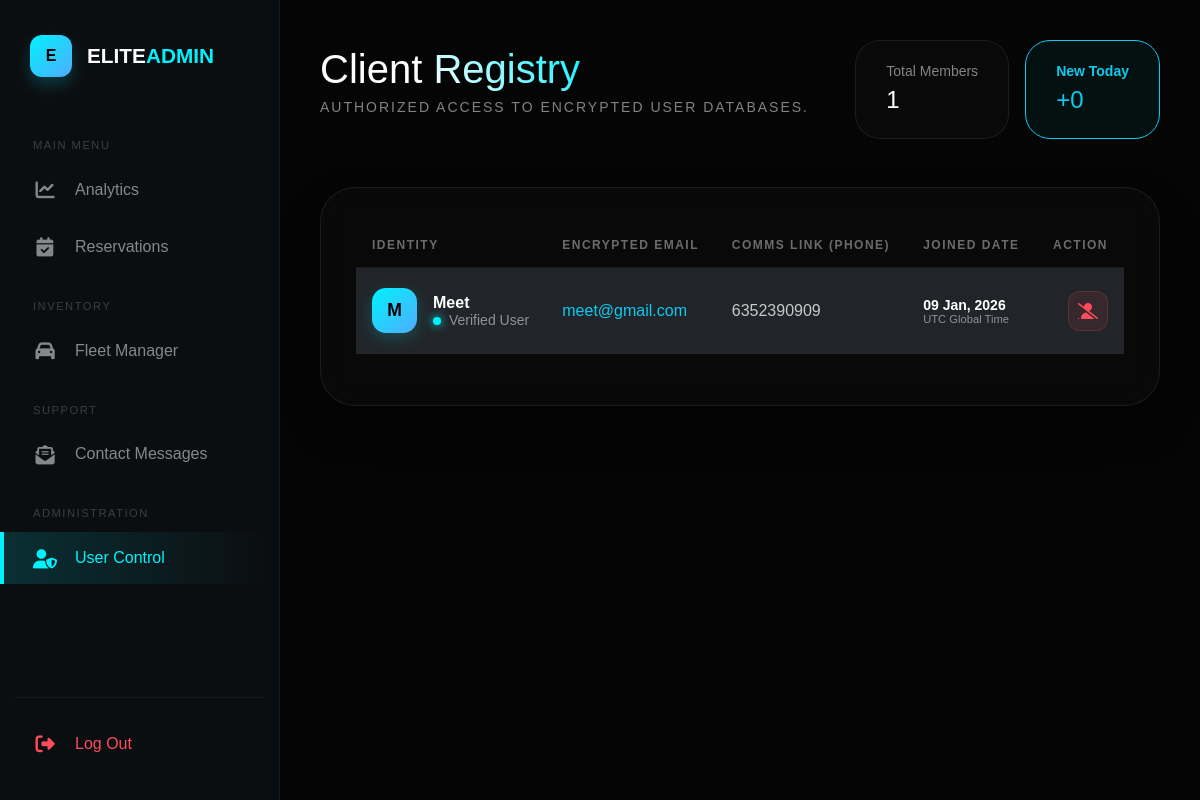
The page /admin/manage-users.php (signed in) on the database its author committed.
### tables this page shows
CREATE TABLE `users` (
  `id` int(11) NOT NULL,
  `name` varchar(100) DEFAULT NULL,
  `email` varchar(100) DEFAULT NULL,
  `password` varchar(255) DEFAULT NULL,
  `phone` varchar(15) DEFAULT NULL,
  `created_at` timestamp NOT NULL DEFAULT current_timestamp()
);

### admin/manage-users.php (the view, shortened to what this page needs)
<?php
require_once(__DIR__ . '/../includes/db.php');
$total_users = mysqli_fetch_assoc(mysqli_query($conn, "SELECT COUNT(id) as count FROM users"))['count'];
$new_users_today = mysqli_fetch_assoc(mysqli_query($conn, "SELECT COUNT(id) as count FROM users WHERE DATE(created_at) = CURDATE()"))['count'];
$users = mysqli_query($conn, "SELECT * FROM users ORDER BY id DESC");
include(__DIR__ . '/layout/sidebar.php');
?>
<!DOCTYPE html>
<html lang="en">
<head>
    <link href="https://cdn.jsdelivr.net/npm/bootstrap@5.3.0/dist/css/bootstrap.min.css" rel="stylesheet">
    <link rel="stylesheet" href="https://cdnjs.cloudflare.com/ajax/libs/font-awesome/6.4.0/css/all.min.css">
    <link rel="stylesheet" href="https://cdnjs.cloudflare.com/ajax/libs/animate.css/4.1.1/animate.min.css"/>
</head>
<body>
<div class="main-content">
    <div class="d-flex justify-content-between align-items-center mb-5 animate__animated animate__fadeInDown">
        <div>
            <h1 class="fw-800 mb-1" style="font-size: 2.5rem;">Client <span class="text-gradient">Registry</span></h1>
            <p class="text-white-50 small text-uppercase" style="letter-spacing: 2px;">Authorized access to encrypted user databases.</p>
        </div>
        <div class="d-flex gap-3">
            <div class="stat-pill">
                <span class="text-white-50 small d-block">Total Members</span>
                <span class="fs-4 fw-800"><?php echo $total_users; ?></span>
            </div>
            <div class="stat-pill border-info" style="background: rgba(0, 242, 254, 0.05);">
                <span class="text-info small d-block fw-bold">New Today</span>
                <span class="fs-4 fw-800 text-info">+<?php echo $new_users_today; ?></span>
            </div>
        </div>
    </div>
    <div class="user-directory-card animate__animated animate__fadeInUp">
        <div class="table-responsive">
            <table class="table table-dark">
                <thead>
                    <tr>
                        <th class="ps-3">Identity</th>
                        <th>Encrypted Email</th>
                        <th>Comms Link (Phone)</th>
                        <th>Joined Date</th>
                        <th class="text-end pe-3">Action</th>
                    </tr>
                </thead>
                <tbody>
                    <?php if(mysqli_num_rows($users) > 0): ?>
                        <?php while($row = mysqli_fetch_assoc($users)): ?>
                        <tr>
                            <td class="ps-3">
                                <div class="d-flex align-items-center">
                                    <div class="user-avatar me-3">
                                        <?php echo strtoupper(substr($row['name'], 0, 1)); ?>
                                    </div>
                                    <div>
                                        <div class="fw-bold fs-6"><?php echo htmlspecialchars($row['name']); ?></div>
                                        <div class="small text-white-50"><span class="status-indicator"></span>Verified User</div>
                                    </div>
                                </div>
                            </td>
                            <td class="text-info fw-500"><?php echo $row['email']; ?></td>
                            <td><span class="opacity-75"><?php echo $row['phone']; ?></span></td>
                            <td>
                                <div class="small fw-bold">
                                    <?php echo (isset($row['created_at'])) ? date('d M, Y', strtotime($row['created_at'])) : "Legacy"; ?>
                                </div>
                                <div class="text-white-50" style="font-size: 0.7rem;">UTC Global Time</div>
                            </td>
                            <td class="text-end pe-3">
                                <a href="manage-users.php?del=<?php echo $row['id']; ?>" class="btn-delete d-inline-flex align-items-center justify-content-center" title="Terminate Account" onclick="return confirm('WARNING: This action cannot be undone. Terminate user account?')">
                                    <i class="fas fa-user-slash"></i>
                                </a>
                            </td>
                        </tr>
                        <?php endwhile; ?>
                    <?php else: ?>
                        <tr><td colspan="5" class="text-center py-5 opacity-50">Zero active client records detected.</td></tr>
                    <?php endif; ?>
                </tbody>
            </table>
        </div>
    </div>
</div>
</body>
</html>

### admin/layout/sidebar.php (style rules this page uses)
:root { --sidebar-width: 280px; --sidebar-collapsed-width: 85px; --accent: #00f2fe; --bg-dark: #0b0e11; --nav-hover: rgba(0, 242, 254, 0.08); --transition: all 0.4s cubic-bezier(0.4, 0, 0.2, 1); }

### admin/manage-users.php (style rules this page uses)
:root { --accent: #00f2fe; --accent-glow: rgba(0, 242, 254, 0.15); --card-bg: rgba(255, 255, 255, 0.02); --border: rgba(255, 255, 255, 0.08); }
body { background: #050505; color: #fff; font-family: 'Plus Jakarta Sans', sans-serif; overflow-x: hidden; }
.main-content { margin-left: 280px; padding: 40px; transition: 0.3s; }
.text-gradient { background: linear-gradient(45deg, #fff, var(--accent)); -webkit-background-clip: text; -webkit-text-fill-color: transparent; }
.stat-pill { background: var(--card-bg); border: 1px solid var(--border); border-radius: 25px; padding: 20px 30px; backdrop-filter: blur(10px); transition: 0.4s; }
.user-directory-card { background: var(--card-bg); backdrop-filter: blur(15px); border: 1px solid var(--border); border-radius: 35px; padding: 35px; box-shadow: 0 20px 40px rgba(0,0,0,0.4); }
.user-avatar { width: 45px; height: 45px; background: linear-gradient(135deg, var(--accent), #4facfe); color: #000; border-radius: 14px; display: flex; align-items: center; justify-content: center; font-weight: 800; font-size: 1.1rem; box-shadow: 0 5px 15px rgba(0, 242, 254, 0.2); }
.table { color: #fff; vertical-align: middle; }
.table thead th { background: transparent; color: rgba(255,255,255,0.4); border-bottom: 1px solid var(--border); padding: 15px; font-size: 0.75rem; text-transform: uppercase; letter-spacing: 1.5px; }
.table td { padding: 20px 15px; border-bottom: 1px solid rgba(255,255,255,0.02); }
.btn-delete { width: 40px; height: 40px; border-radius: 12px; background: rgba(255, 75, 92, 0.1); color: #ff4b5c; border: 1px solid rgba(255, 75, 92, 0.2); transition: 0.3s; }
.status-indicator { width: 8px; height: 8px; border-radius: 50%; background: var(--accent); display: inline-block; margin-right: 8px; box-shadow: 0 0 10px var(--accent); }

### rows shown on the page
users: name "M", name "Meet", email "meet@gmail.com", phone "6352390909", created_at "09 Jan, 2026"

### other values the page prints
$total_users "1"
$new_users_today "0"
